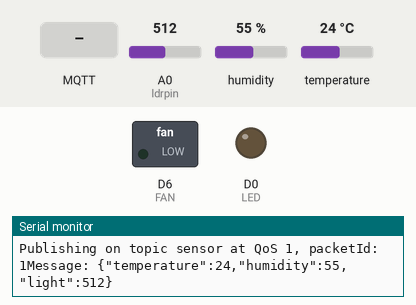
The sketch below on a simulated ESP8266 (NodeMCU). On the bench: switched loads named in the sketch (green lamp = pin HIGH), output pins drawn as LEDs (lit = HIGH), the last lines printed to the serial monitor. The test bench sets the inputs (shaded band); at power-on: A0 (ldrpin) = 512, humidity 55 %, temperature 24 °C. WiFi joins after 1.5 s; servers stay silent unless stated; no MQTT or app messages arrive unless stated.

Above: at 3.7 s.
3.8 s: MQTT message "on" arrives on the first subscribed topic
At 4.4 s:
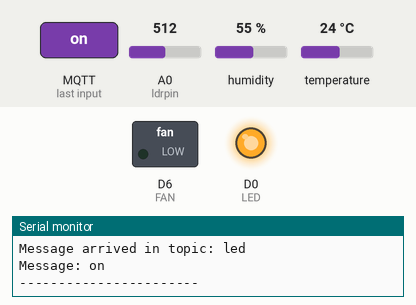
5.5 s: MQTT message "on" arrives on the second subscribed topic
At 6.7 s:
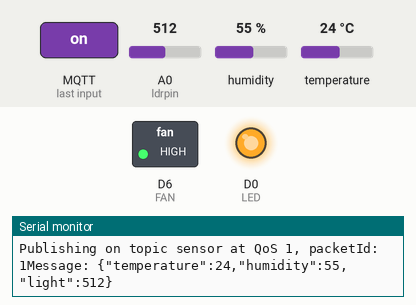
7.0 s: MQTT message "off" arrives on the first subscribed topic
At 7.8 s:
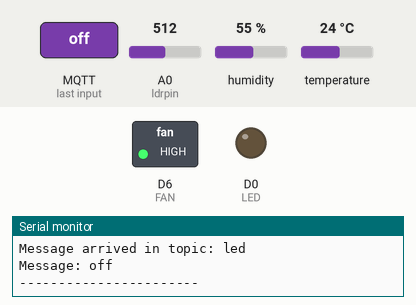
8.6 s: MQTT message "off" arrives on the second subscribed topic
At 9.0 s:
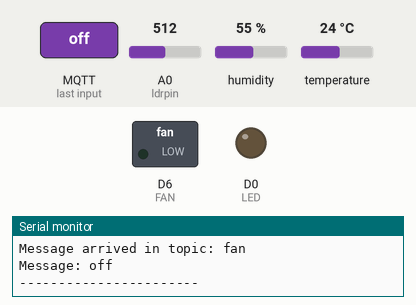
Timing chart, 0 to 11.1 s (numbered marks = the images above; inputs shaded):
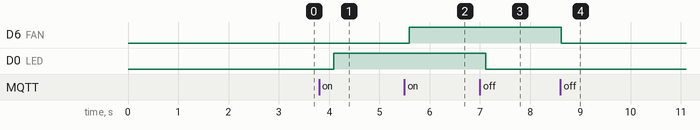

The sketch:

sketch_mar3a.ino
```cpp
#include <ESP8266WiFi.h>
#include <PubSubClient.h>
#include "DHT.h"
#include "ArduinoJson.h"
#define LED D0
#define FAN D6
#define dhttype DHT11
#define dhtpin D4
#define ldrpin  A0
// WiFi
const char *ssid = "Quan";       // Enter your WiFi name
const char *password = "tumotdentam";  // Enter WiFi password
int ldrValue;
// MQTT Broker
const char *mqtt_broker = "192.168.100.224";
const char *topicSensor = "sensor";
const char *topicled = "led";
const char *topicfan = "fan";
const char* notification = "thongbao";
const char* topicboth = "both";
const char *mqtt_username = "quan1234";
const char *mqtt_password = "quan1234";
const int mqtt_port = 3000;
bool ledState = false;
bool fanState = false;

WiFiClient espClient;
PubSubClient client(espClient);
DHT dht(dhtpin, dhttype);

void setup() {
  // Set software serial baud to 115200;
  dht.begin();
  Serial.begin(115200);
  delay(1000);  // Delay for stability

  // Connecting to a WiFi network
  WiFi.begin(ssid, password);
  while (WiFi.status() != WL_CONNECTED) {
    delay(500);
    Serial.println("Connecting to WiFi...");
  }
  Serial.println("Connected to the WiFi network");

  // Setting LED pin as output
  pinMode(LED, OUTPUT);
  pinMode(FAN, OUTPUT);
  pinMode(ldrpin,INPUT);
  digitalWrite(LED, LOW);  // Turn off the LED initially
  digitalWrite(FAN, LOW);

  // Connecting to an MQTT broker
  client.setServer(mqtt_broker, mqtt_port);
  client.setCallback(callback);
  while (!client.connected()) {
    String client_id = "esp8266-client-";
    client_id += String(WiFi.macAddress());
    Serial.printf("The client %s connects to the public MQTT broker\n", client_id.c_str());
    if (client.connect(client_id.c_str(), mqtt_username, mqtt_password)) {
      Serial.println("Public EMQX MQTT broker connected");
    } else {
      Serial.print("Failed with state ");
      Serial.print(client.state());
      delay(2000);
    }
  }

  // Publish and subscribe

  client.subscribe(topicled);
  client.subscribe(topicfan);
  client.subscribe(topicboth);
}
void callback(char *topic, byte *payload, unsigned int length) {
  Serial.print("Message arrived in topic: ");
  Serial.println(topic);
  Serial.print("Message: ");
  String message;
  for (int i = 0; i < length; i++) {
    message += (char)payload[i];  // Convert *byte to string
  }
  Serial.print(message);
  if (strcmp(topic, topicled) == 0) {
    if (message == "on" && !ledState) {
      digitalWrite(LED, HIGH);  // Turn on the LED
      ledState = true;
      client.publish(notification, "LED is turned on");
      ldrValue = analogRead(ldrpin);

    }
    if (message == "off" && ledState) {
      digitalWrite(LED, LOW);  // Turn off the LED
      ledState = false;
       client.publish(notification, "LED is turned off");
    }

    // Tạo đối tượng JSON chứa trạng thái của LED và FAN
    DynamicJsonDocument ledFanDoc(256);
    ledFanDoc["LED"] = ledState ? "on" : "off";
    ledFanDoc["FAN"] = fanState ? "on" : "off";

    // Serialize đối tượng JSON thành chuỗi JSON
    String ledFanPayload;
    serializeJson(ledFanDoc, ledFanPayload);

    // Gửi chuỗi JSON
    client.publish(notification, ledFanPayload.c_str());
}

if (strcmp(topic, topicfan) == 0) {
    if (message == "on" && !fanState) {
      digitalWrite(FAN, HIGH);  // Turn on the FAN
      fanState = true;
      client.publish(notification, "FAN is turned on");
    }
    if (message == "off" && fanState) {
      digitalWrite(FAN, LOW);  // Turn off the FAN
      fanState = false;
      client.publish(notification, "FAN is turned off");
    }

    // Tạo đối tượng JSON chứa trạng thái của LED và FAN
    DynamicJsonDocument ledFanDoc(256);
    ledFanDoc["LED"] = ledState ? "on" : "off";
    ledFanDoc["FAN"] = fanState ? "on" : "off";

    // Serialize đối tượng JSON thành chuỗi JSON
    String ledFanPayload;
    serializeJson(ledFanDoc, ledFanPayload);

    // Gửi chuỗi JSON
    client.publish(notification, ledFanPayload.c_str());
}

if (strcmp(topic, topicboth) == 0) {
    if (message == "on") {
        digitalWrite(LED, HIGH);
        digitalWrite(FAN, HIGH);
        ledState = true;
        fanState = true;

        // Tạo một đối tượng JSON
        DynamicJsonDocument doc(256);
        doc["LED"] = "on";
        doc["FAN"] = "on";

        // Serialize đối tượng JSON thành một chuỗi JSON
        String payload;
        serializeJson(doc, payload);

        // Gửi chuỗi JSON
        client.publish(notification, payload.c_str());

    } else if (message == "off") {
        digitalWrite(LED, LOW);
        digitalWrite(FAN, LOW);
        ledState = false;
        fanState = false;

        // Tạo một đối tượng JSON
        DynamicJsonDocument doc(256);
        doc["LED"] = "off";
        doc["FAN"] = "off";

        // Serialize đối tượng JSON thành một chuỗi JSON
        String payload;
        serializeJson(doc, payload);

        // Gửi chuỗi JSON
        client.publish(notification, payload.c_str());
    }
}

  Serial.println();
  Serial.println("-----------------------");
}

void publishSensorData() {
    float temp = dht.readTemperature();
    float hum = dht.readHumidity();
     int ldrValue = analogRead(ldrpin);
    if (!isnan(temp) && !isnan(hum)) {
        DynamicJsonDocument doc(256);
        doc["temperature"] = temp;
        doc["humidity"] = hum;
        doc["light"] = ldrValue;
        String payload;
        serializeJson(doc, payload);

        uint16_t packetId = client.publish(topicSensor, payload.c_str(), true);
        Serial.printf("Publishing on topic %s at QoS 1, packetId: %i", topicSensor, packetId);
        Serial.printf("Message: %s\n", payload.c_str());
    } else {
        Serial.println("Failed to read from DHT sensor!");
    }
}

unsigned long previousMillis = 0;
const long interval = 3000;

void loop() {
  client.loop();
  delay(500);  // Delay for a short period in each loop iteration
  unsigned long currentMillis = millis();

    if (currentMillis - previousMillis >= interval) {
        previousMillis = currentMillis;
        publishSensorData();
    }

}
```

Measured:
- after the input at 3.8 s, D0 (LED): LOW → HIGH after 0.29 s
- after the input at 5.5 s, D6 (FAN): LOW → HIGH after 0.09 s
- after the input at 7.0 s, D0 (LED): HIGH → LOW after 0.12 s
- after the input at 8.6 s, D6 (FAN): HIGH → LOW at once
